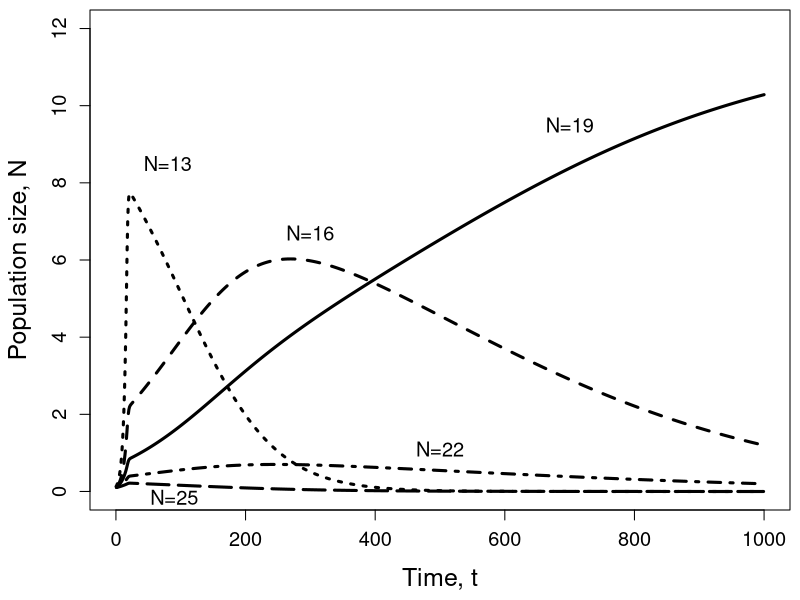

Generate this figure with R:
# Fig. A2
# script by Achim Poethke, Oliver Mitesser, Emanuel Fronhofer

########################################################################
# Copyright (C) 2018  Hans Joachim Poethke, Oliver Mitesser and Emanuel A. Fronhofer
# 
# This program is free software: you can redistribute it and/or modify
# it under the terms of the GNU General Public License as published by
# the Free Software Foundation, either version 3 of the License, or
# (at your option) any later version.
# 
# This program is distributed in the hope that it will be useful,
# but WITHOUT ANY WARRANTY; without even the implied warranty of
# MERCHANTABILITY or FITNESS FOR A PARTICULAR PURPOSE.  See the
# GNU General Public License for more details.
# 
# You should have received a copy of the GNU General Public License
# along with this program.  If not, see <http://www.gnu.org/licenses/>.

########################################################################

fert <- function (x) Fmax*(1-exp(-((x/(c0*Fmax))^2)))

# mortality function (can be used for vector arguments)
mort <- function (x) 
{
  subfkt <- function (x)
  {
    if (x < oM) return(1)
    if (x >= oM) return(Mb)
  }
  return(sapply(x,subfkt))
}

# calculate difference of mortality and fertility
# for DESPOTIC groups when mean resources x0 are given
DESPdiff=function(N,x0){
  
  # calculate mean number of items (for a single individual)
  k=x0/theta
  
  # calculate gamma distribution of per capita amount of resources
  # IntBer: integration interval (has to start with value 0)
  dg=dgamma(IntBer,shape=N*k, scale = theta/N)
  dg[1]=0
  
  # check distribution
  # e.g. if integration interval is suitable
  if (sum(dg)<0.95) print("gamma problem DESP")
  dg=dg/sum(dg)
  
  # calculate mortality integral
  mu=(sum(dg[IntBer < oM])+Mb*sum(dg[IntBer >= oM]))*dx
  
  # remaining resources for reproduction
  xr=N*(IntBer[IntBer >= oM]-oM)
  
  # calculate fertility integral
  phi=dx*sum(dg[IntBer >= oM]*fert(xr))/N
  
  # return difference
  phi-mu
  
}
###############################################################
#### main programm
###############################################################

# different values of Fmax and base mortality to be analyzed
#F max = 3; c 0 = 4; M b = 0.1; o M = 1

# ------------------------------------------constant parameters
# fertility function
Fmax=3
c0=4

# mortality function
# constant parameter
oM = 1
Mb=0.1

# item size
theta=1

#range for integration
dx=0.02
IntBer <- seq(0.0,50,dx)

#-------------------------------------------------------------

# group size
#N = seq(1,10,1)
mass=0.1
mass1=0.1;
mass2=0.1;
mass3=0.1;
mass4=0.1;
totfeed=20
feed=totfeed/(mass+mass1+mass2+mass3)
VmassA=c();
VmassB=c()
VmassC=c()
VmassD=c()
VmassE=c()
NN=c(13,16,19,22,25)

for (t in seq(1,1000,1))
{
  diff=DESPdiff(NN[1],feed)
  mass=mass+100*mass*diff
  VmassA=c(VmassA,mass);
  diff1=DESPdiff(NN[2],feed)
  mass1=mass1+100*mass1*diff1
  VmassB=c(VmassB,mass1)
  diff2=DESPdiff(NN[3],feed)
  mass2=mass2+100*mass2*diff2
  VmassC=c(VmassC,mass2)
  diff3=DESPdiff(NN[4],feed)
  mass3=mass3+100*mass3*diff3
  VmassD=c(VmassD,mass3)
  diff4=DESPdiff(NN[5],feed)
  mass4=mass4+100*mass4*diff4
  VmassE=c(VmassE,mass4)
  feed=totfeed/(mass+mass1+mass2+mass3+mass4)
}

x11(width=5,height=5)
par(mar=c(4.5,4.5,0.5,0.5))

plot(seq(0.2,1000,1.0),VmassA,xlim=c(0,1000),xlab="Time, t",ylab="Population size, N",type="l",
     lty=3,ylim=c(0,12),lwd=3,cex.lab=1.5,cex.axis=1.2)
lines(seq(1.0,1000,1.0),VmassB,lwd=3,lty=2)
lines(seq(1.0,1000,1.0),VmassC,lwd=3,lty=1)
lines(seq(1.0,1000,1.0),VmassD,lwd=3,lty=4)
lines(seq(1.0,1000,1.0),VmassE,lwd=3,lty=5)
text(80,8.5,"N=13",cex=1.2)
text(300,6.7,"N=16",cex=1.2)
text(500,1.1,"N=22",cex=1.2)
text(90,-0.15,"N=25",cex=1.2)
text(700,9.5,"N=19",cex=1.2)

#dev.copy2eps(file="figure_a2.eps")

